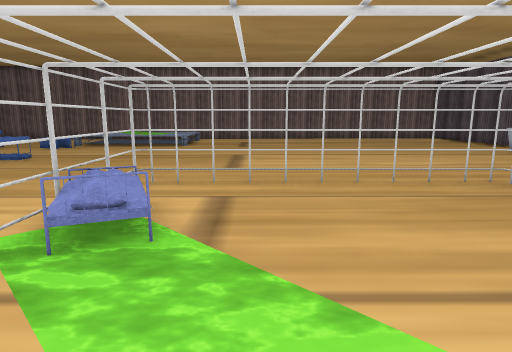
view 1 (above)

23 first-person views from a walk through a 3-D level made in the Unity game engine. The camera is 1.5 m above the floor, tilts 10° down and sees 75° across. The floor is counted in squares, 1 m on a side. Each view is taken from the middle of a square. On the plan, view 1 faces up. The plan holds only what a view shows up to about 15 squares ahead; the rest is blank. The place goes on beyond the plan. The player character is not drawn. Some animated figures are left out. Door leaves are left out, so doorways stand open. Some surface patterns are stand-ins.

view 2
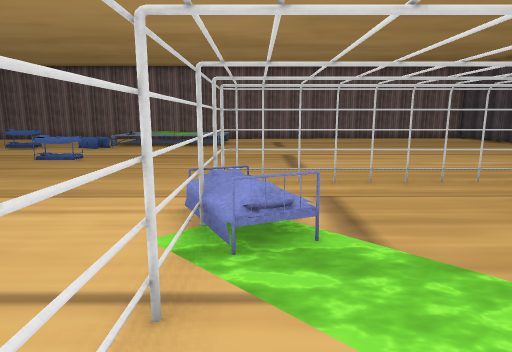

view 3
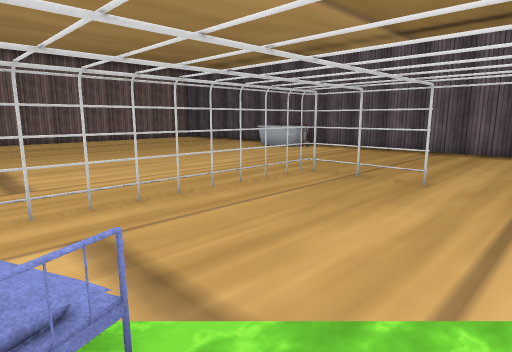

view 4
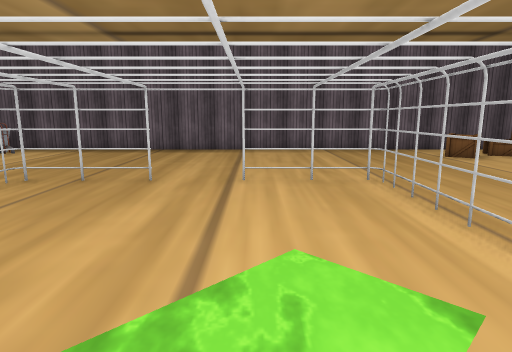

view 5
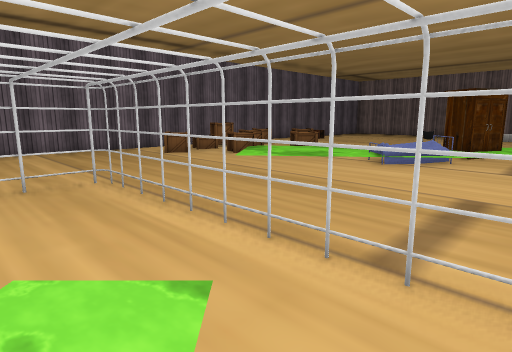

view 6
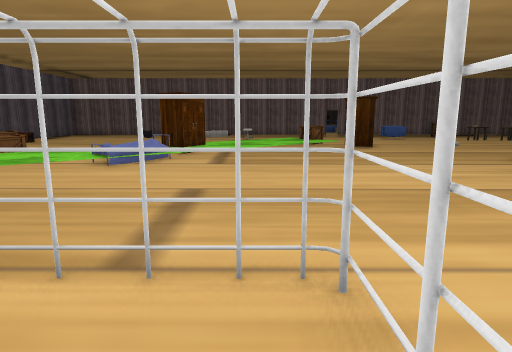

view 7
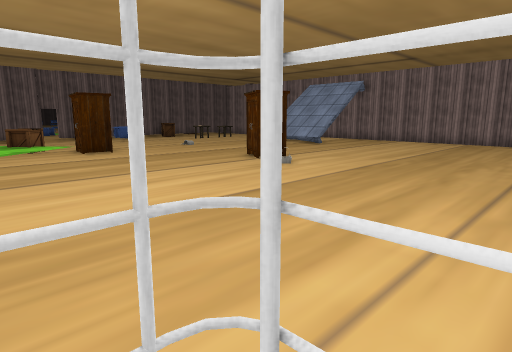

view 8
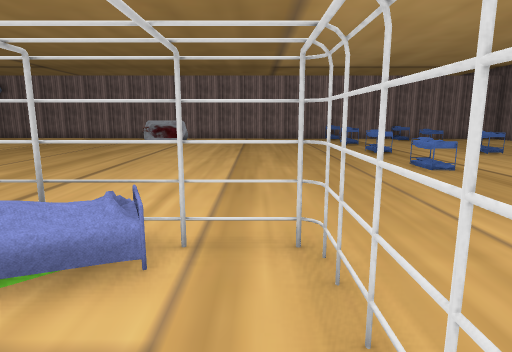

view 9
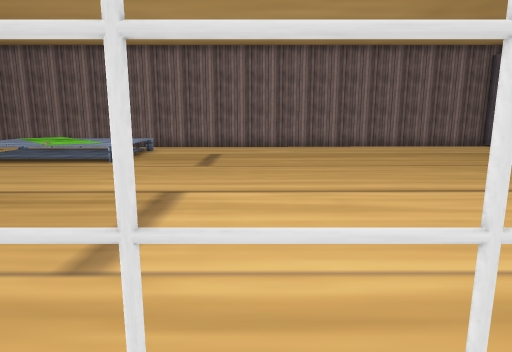

view 10
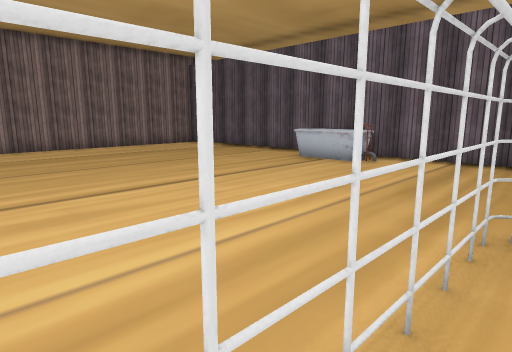

view 11
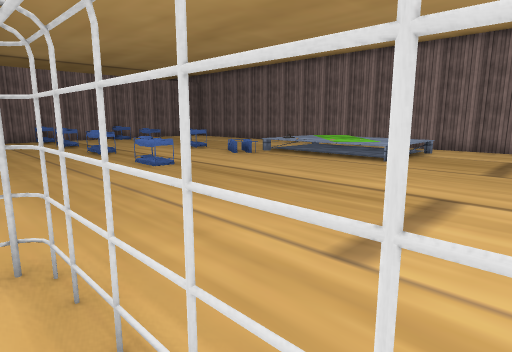

view 12
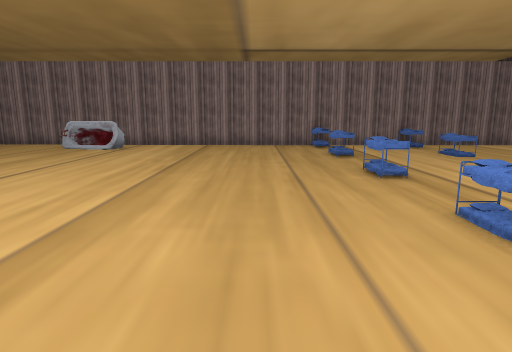

view 13
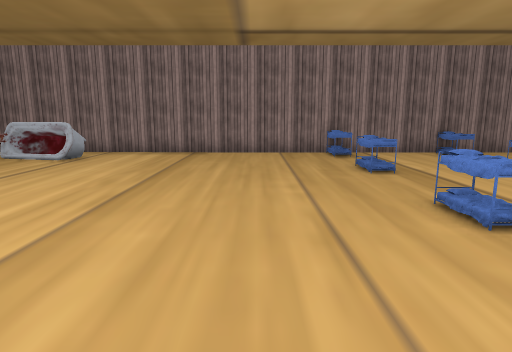

view 14
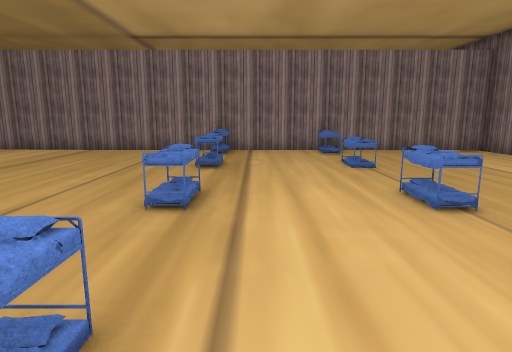

view 15
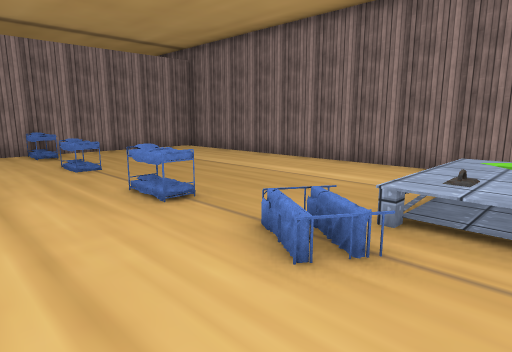

view 16
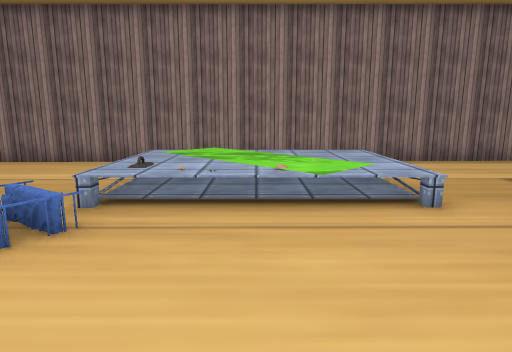

view 17
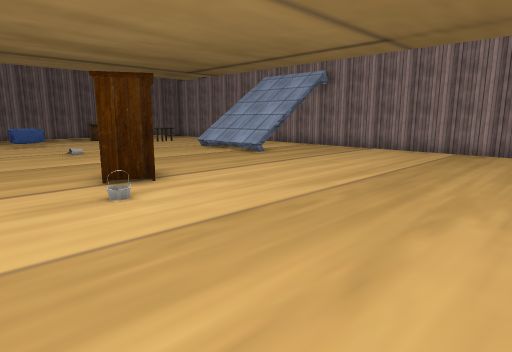

view 18
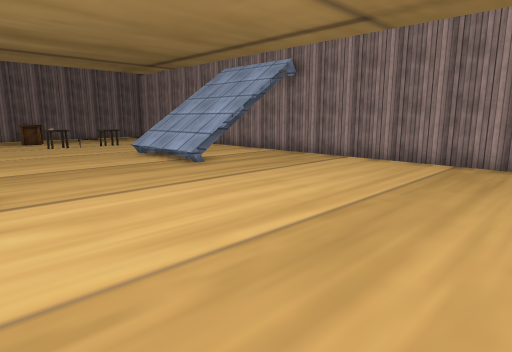

view 19
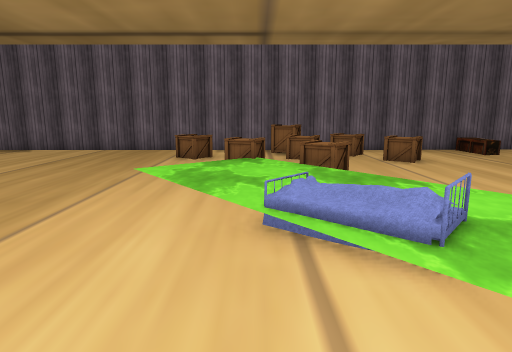

view 20
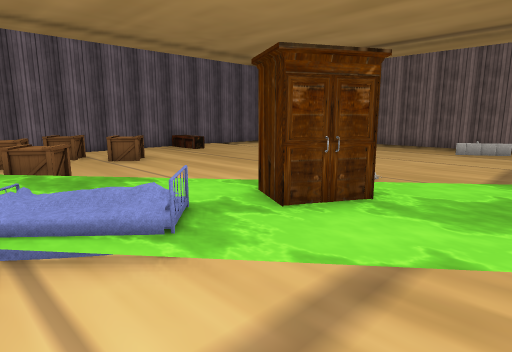

view 21
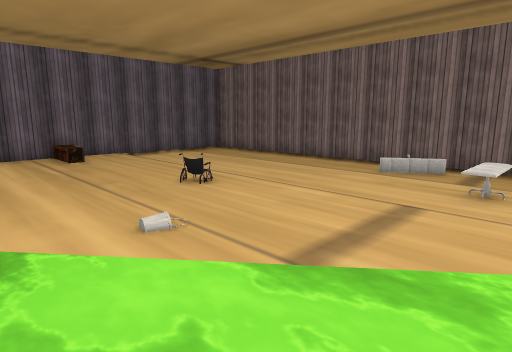

view 22
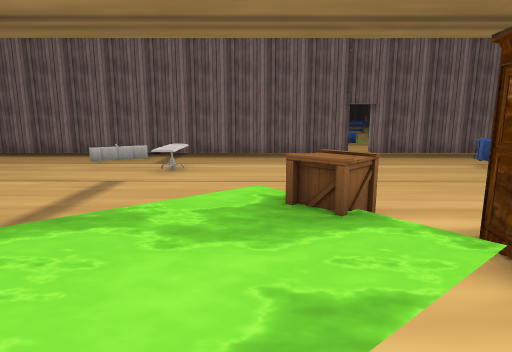

view 23
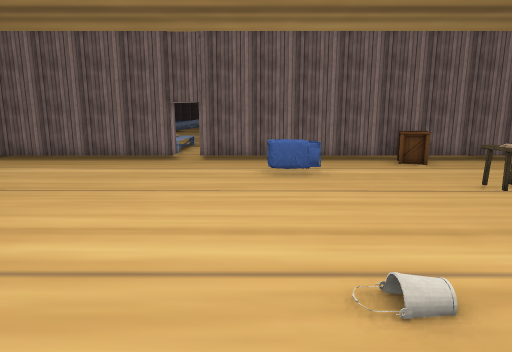

### Floor plan
Key: @ floor where view 1 was taken; # wall or solid block; . main floor; : floor 0.25 m higher than the main floor; / step, stairs or slope; D open door; = window, fence, low wall or low ledge; ^ raised ledge; B bathtub; E bed; T thing the floor can be seen under or through; W wardrobe; A table; O other object.
Columns run from 24 left of view 1 to 13 right of it. Each row starts with its distance up from view 1.
 25  ##  #########################
 24  ... .........       ..... ...
 23  .............OOOOOOO..... ....
 22     ..........OO^OOOO...............
 21       ........OO^^OOO...............
 20 #.............OOO^ OO..............
 19 #.............OO O^OO.............
 18 #E...EE...E...O...=.................
 17 #EE..EE..EEE..E......................#
 16 #....................................#
 15 #..................................BB#
 14 #..................................B #
 13 #E...EE..EEE..EE...................BB#
 12 #EE..EE...E...EE....................B#
 11 #....................................#
 10 #....................................#
  9 #....................................#
  8 #.....................TTTTTTTTT......#
  7 #....................T........T......#
  6 #....................TE.......T......#
  5 #....................TO.......T......#
  4 #....................TE=.............#
  3 #....................T...............#
  2 #.BB.................T........T......#
  1 # B/...............  #........T......#
  0 # BB..... ...........#..@.....T......#
 -1 #   ...   ...........TTTTTTTTTT......#
 -2 #   .................................#
 -3 #....................................#
 -4 #....................................#
 -5 #............................./...O..#
 -6 #............................/:/..OO.#
 -7 #..........................//:::OOOO #
 -8 #...........W............./:::::OOOO #
 -9 #...........WW...........///:::O .OOO#
-10 #...........W...........//E:::OO  OOO#
-11 #...///................/:::::/.....OO#
-12 #../  /............../:::WW//....O.O.#
-13   ./  /............./::::W  .....OO..#
-14    /  /..........W./:::::/.......O.  #
-15    A  /.........WW/:::::/./..........#
-16       .......... W/O:://.............#
-17       ............OO:/.............WW#
-18        ............./.......OO.......#
-19         .............................#
-20        AA...........................
-21        A...............O...........
-22       .....EE.........OO..........
-23      ......EEE........OO.........
-24      ..O........................
-25     ...OO................  ....
-26    ############DD###############

Where each view was taken, in squares from view 1:
view 1: 0 up, 0 right, facing up
view 2: 0 up, 2 left, facing up
view 3: 2 up, 2 left, facing up-right
view 4: 2 up, 2 left, facing right
view 5: 2 up, 2 left, facing down-right
view 6: 2 up, 2 left, facing down
view 7: 0 up, 2 left, facing down-left
view 8: 7 up, 1 right, facing left
view 9: 7 up, 1 right, facing up
view 10: 7 up, 1 right, facing up-right
view 11: 7 up, 1 right, facing up-left
view 12: 9 up, 5 left, facing left
view 13: 9 up, 9 left, facing left
view 14: 14 up, 8 left, facing left
view 15: 14 up, 8 left, facing up-left
view 16: 13 up, 7 left, facing up
view 17: 1 down, 8 left, facing down-left
view 18: 2 down, 12 left, facing down-left
view 19: 8 down, 2 left, facing right
view 20: 8 down, 2 left, facing down-right
view 21: 13 down, 3 left, facing down-right
view 22: 12 down, 4 left, facing down
view 23: 13 down, 11 left, facing down
